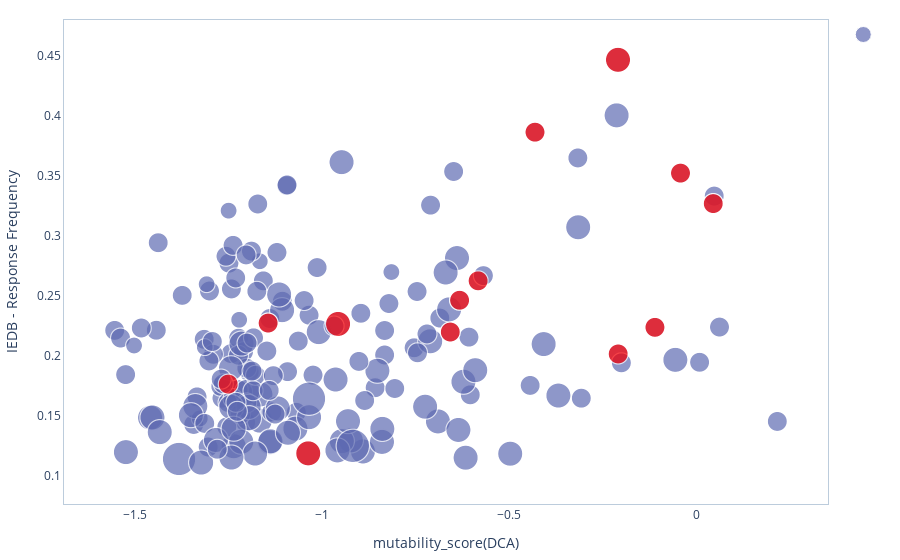

Here is the notebook cell this chart was saved with:
### Code cell
'''
DCA mutability score vs. the IEDB response frequency 
highlighting position mutated in Variants of Concerns (list_pos_mutated)
'''

score = 'mutability_score(DCA)'
#for DCA predictions, we need to specify a PFAM domain. 
#Here we consider the Receptor Binding Domain of the Spike Protein
dom = "bCoV_S1_RBD"

print("DCA mutability predictions vs. IEDB response frequency data \n for the *** {0} domain of the {1} protein ***".format(dom,prot))  

df = load_data_dca(path_data = "./data/data_dca_proteome.csv", protein = prot, domain = dom)

#get IEDB available versions:
path_IEDB_updated_data = "./data/IEDB_updated_data/{0}".format(prot)
list_IEDB_versions =  get_IEDB_versions(path_IEDB_epitope_data = path_IEDB_updated_data )

IEDB_ver = '05Dec2021'
df = get_updated_IEDB(df, IEDB_ver, path_IEDB_updated_data)


plot_dca_IEDB(df, score, list_pos = list_pos_mutated)

### Figure 1 — Plotly figure (JSON) as saved in the notebook; plotly's stock layout.template omitted (floating-point values rounded to 4 significant figures; data arrays with more than 128 entries replaced by an {"elided": "..."} marker saying what was removed)
{"data": [{"marker": {"color": "#5D69B1", "size": {"elided": "176 float values"}}, "mode": "markers", "name": "", "text": {"elided": "176 str values"}, "textfont": {"color": "#E58606"}, "textposition": "top right", "type": "scattergl", "uid": "57756b90-db69-45bc-be86-1bea5034f729", "x": {"elided": "176 float values"}, "y": {"elided": "176 float values"}}, {"marker": {"color": "red", "size": [20.0, 25.0, 20.0, 20.0, 20.0, 25.0, 20.0, 20.0, 25.0, 20.0, 20.0, 20.0, 20.0]}, "mode": "markers", "showlegend": false, "text": ["wt: S371", "wt: S373", "wt: K417", "wt: N440", "wt: G446", "wt: L452", "wt: S477", "wt: T478", "wt: E484", "wt: Q493", "wt: G496", "wt: Q498", "wt: N501"], "textfont": {"color": "#E58606"}, "textposition": "top right", "type": "scattergl", "uid": "1c02ad6f-86a4-4e27-9fd3-e98d6ed6f992", "x": [-1.251, -1.037, -0.4315, -0.2092, -0.5834, -0.9576, -0.6329, -0.6578, -0.2097, 0.0448, -1.145, -0.111, -0.0427], "y": [0.1766, 0.1189, 0.3863, 0.2017, 0.2626, 0.2267, 0.2464, 0.2199, 0.4466, 0.3269, 0.2274, 0.2238, 0.3522]}], "layout": {"legend": {"itemclick": "toggleothers", "itemdoubleclick": "toggle"}, "margin": {"b": 20, "l": 20, "r": 20, "t": 20}, "plot_bgcolor": "#FFF", "xaxis": {"linecolor": "#BCCCDC", "mirror": true, "showgrid": true, "title": {"text": "mutability_score(DCA)"}}, "yaxis": {"linecolor": "#BCCCDC", "mirror": true, "showgrid": true, "title": {"text": "IEDB - Response Frequency"}}}}
